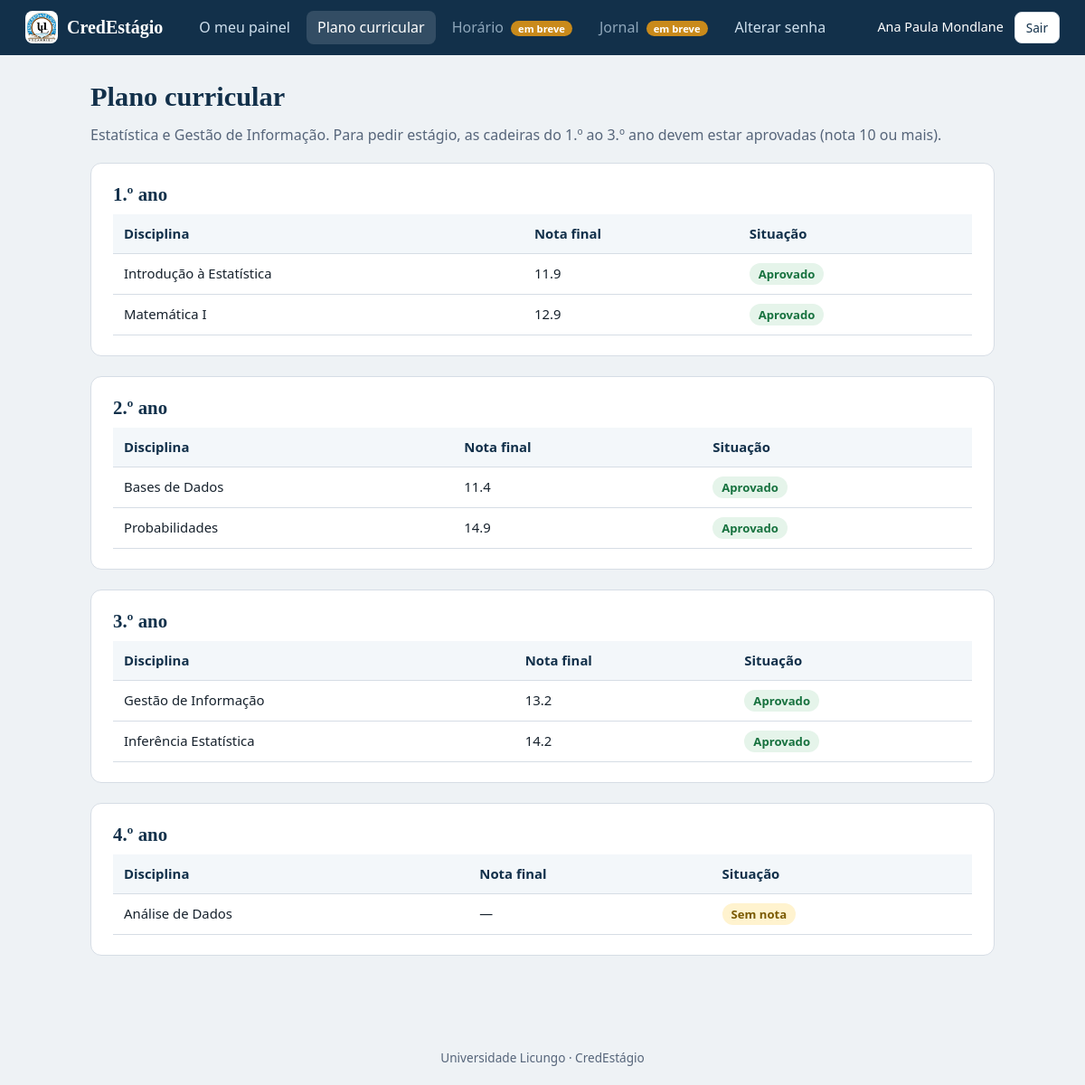
The app's page /aluno/curricular.php (signed in) with its own data.
### tables this page shows
CREATE TABLE estudantes (
  id INT AUTO_INCREMENT PRIMARY KEY,
  numero VARCHAR(30) NOT NULL UNIQUE,
  nome VARCHAR(120) NOT NULL,
  nome_pai VARCHAR(120) NULL,
  nome_mae VARCHAR(120) NULL,
  bi VARCHAR(30) NULL,
  bi_emissao VARCHAR(120) NULL,
  contacto VARCHAR(30) NULL,
  email VARCHAR(120) NULL,
  curso_id INT NOT NULL,
  ano TINYINT NOT NULL,
  regime ENUM('Laboral','Pós-laboral') NOT NULL DEFAULT 'Laboral',
  financeiro ENUM('Regularizada','Em dívida') NOT NULL DEFAULT 'Regularizada',
  senha_hash VARCHAR(255) NOT NULL,
  trocar_senha TINYINT(1) NOT NULL DEFAULT 0,
  criado_em TIMESTAMP DEFAULT CURRENT_TIMESTAMP,
  FOREIGN KEY (curso_id) REFERENCES cursos(id)
);

CREATE TABLE cursos (
  id INT AUTO_INCREMENT PRIMARY KEY,
  nome VARCHAR(120) NOT NULL UNIQUE,
  faculdade VARCHAR(120) NOT NULL,
  departamento_id INT NOT NULL,
  FOREIGN KEY (departamento_id) REFERENCES departamentos(id)
);

CREATE TABLE notas (
  id INT AUTO_INCREMENT PRIMARY KEY,
  estudante_id INT NOT NULL,
  disciplina_id INT NOT NULL,
  nota DECIMAL(3,1) NOT NULL,
  UNIQUE KEY uk_nota (estudante_id, disciplina_id),
  FOREIGN KEY (estudante_id) REFERENCES estudantes(id) ON DELETE CASCADE,
  FOREIGN KEY (disciplina_id) REFERENCES disciplinas(id) ON DELETE CASCADE
);

CREATE TABLE disciplinas (
  id INT AUTO_INCREMENT PRIMARY KEY,
  curso_id INT NOT NULL,
  ano TINYINT NOT NULL,
  nome VARCHAR(120) NOT NULL,
  FOREIGN KEY (curso_id) REFERENCES cursos(id) ON DELETE CASCADE
);

### inc/bootstrap.php (called while the page is built, shortened)
<?php
function db(): PDO {
    static $pdo = null;
    if (!$pdo) {
        try {
            $pdo = new PDO('mysql:host=' . DB_HOST . ';dbname=' . DB_NAME . ';charset=utf8mb4', DB_USER, DB_PASS, [
                PDO::ATTR_ERRMODE => PDO::ERRMODE_EXCEPTION,
                PDO::ATTR_DEFAULT_FETCH_MODE => PDO::FETCH_ASSOC,
                PDO::ATTR_EMULATE_PREPARES => false,
            ]);
            $pdo->exec("SET time_zone = '+02:00'");
        } catch (PDOException) {
            http_response_code(500);
            exit('Não foi possível ligar à base de dados. Verifique o ficheiro config.php.');
        }
    }
    return $pdo;
}
function e(mixed $v): string { return htmlspecialchars((string) $v, ENT_QUOTES, 'UTF-8'); }
function url(string $p): string { return BASE_URL . $p; }
function utilizador(): ?array {
    $u = null;
    if (isset($_SESSION['papel'], $_SESSION['uid'])) {
        $sql = $_SESSION['papel'] === 'admin'
            ? 'SELECT a.id, a.nome, a.usuario, a.departamento_id, a.trocar_senha, d.nome AS departamento FROM administradores a LEFT JOIN departamentos d ON d.id = a.departamento_id WHERE a.id = ?'
            : 'SELECT e.*, c.nome AS curso, c.faculdade, d.id AS dep_id, d.nome AS departamento, d.chefe_nome, d.assinatura FROM estudantes e JOIN cursos c ON c.id = e.curso_id JOIN departamentos d ON d.id = c.departamento_id WHERE e.id = ?';
        $st = db()->prepare($sql); $st->execute([$_SESSION['uid']]);
        $u = $st->fetch() ?: null;
    }
    return $u;
}
function exigir(string $papel): array {
    $u = utilizador();
    return $u;
}
function consulta(string $sql, array $par = []): array { $st = db()->prepare($sql); $st->execute($par); return $st->fetchAll(); }

### aluno/curricular.php (the view, shortened to what this page needs)
<?php
require_once __DIR__ . '/../inc/bootstrap.php';
require_once __DIR__ . '/../inc/layout.php';
$u = exigir('estudante');
$rows = consulta('SELECT d.ano, d.nome, n.nota FROM disciplinas d LEFT JOIN notas n ON n.disciplina_id = d.id AND n.estudante_id = ? WHERE d.curso_id = ? ORDER BY d.ano, d.nome', [$u['id'], $u['curso_id']]);
$porAno = []; foreach ($rows as $r) $porAno[$r['ano']][] = $r;
topo('Plano curricular', $u, nav_aluno(), 'c');
?>
<h1>Plano curricular</h1>
<p class="sub"><?= e($u['curso']) ?>. Para pedir estágio, as cadeiras do 1.º ao 3.º ano devem estar aprovadas (nota 10 ou mais).</p>
<?php foreach ($porAno as $ano => $lista): ?>
<section class="card"><h2><?= (int) $ano ?>.º ano</h2><div class="tabela"><table>
  <tr><th>Disciplina</th><th>Nota final</th><th>Situação</th></tr>
  <?php foreach ($lista as $d): ?><tr><td><?= e($d['nome']) ?></td><td><?= $d['nota'] === null ? '—' : e(number_format((float) $d['nota'], 1)) ?></td>
    <td><?php if ($d['nota'] === null): ?><span class="tag Pendente">Sem nota</span><?php elseif ($d['nota'] >= 10): ?><span class="tag Aprovado">Aprovado</span><?php else: ?><span class="tag Rejeitado">Reprovado</span><?php endif; ?></td></tr><?php endforeach; ?>
</table></div></section>
<?php endforeach; rodape();

### inc/layout.php (shortened to what this page needs)
<?php
function topo(string $titulo, ?array $u = null, array $nav = [], string $ativo = ''): void { ?>
<!DOCTYPE html>
<html lang="pt-MZ">
<head>
<link rel="stylesheet" href="<?= url('/assets/style.css') ?>">
</head>
<body>
<?php if ($u): ?>
<header class="topo">
  <div class="marca"><img class="logo-mini" src="<?= url('/assets/logo.png') ?>" alt=""><?= APP_NOME ?></div>
  <nav aria-label="Principal">
    <?php foreach ($nav as $k => [$href, $rot]): ?>
      <?php if ($href === null): ?>
        <span class="em-breve" aria-disabled="true"><?= e($rot) ?> <small>em breve</small></span>
      <?php elseif (str_starts_with($href, 'http')): ?>
        <a href="<?= e($href) ?>" target="_blank" rel="noopener noreferrer"><?= e($rot) ?><span class="sr-only"> (abre noutro separador)</span></a>
      <?php else: ?>
        <a href="<?= url($href) ?>"<?= $k === $ativo ? ' aria-current="page"' : '' ?>><?= e($rot) ?></a>
      <?php endif; ?>
    <?php endforeach; ?>
  </nav>
  <div class="user"><span><?= e($u['nome']) ?></span><a class="btn sec peq" href="<?= url('/logout.php') ?>">Sair</a></div>
</header>
<?php endif; ?>
<main id="conteudo"<?= $u ? ' class="wrap"' : '' ?>>
<?php if ($f = flash()): ?><div class="aviso <?= e($f[0]) ?>" role="status"><?= e($f[1]) ?></div><?php endif;
}
function rodape(array $scripts = []): void { ?>
</main>
<footer class="rod"><?= INSTITUICAO ?> · <?= APP_NOME ?></footer>
</body>
</html>
<?php }

### assets/style.css (style rules this page uses)
:root { --navy:#12304a;--teal:#1f7a8c;--amber:#c98a1b;--bg:#eef2f5;--card:#fff;--ink:#17222d;--mute:#56657a;--line:#d6dde5;--ok:#17723f;--okbg:#e5f4ea;--bad:#a32920;--badbg:#fbe9e7;--wait:#7a5a00;--waitbg:#fff3cf }
* { box-sizing:border-box }
body { margin:0;font:16px/1.55 system-ui,-apple-system,"Segoe UI",Roboto,sans-serif;background:var(--bg);color:var(--ink) }
h1,h2,h3 { font-family:Georgia,"Times New Roman",serif;color:var(--navy);line-height:1.2;margin:0 0 .4em }
h1 { font-size:1.9rem }
h2 { font-size:1.3rem }
a { color:var(--teal) }
.topo { display:flex;flex-wrap:wrap;align-items:center;gap:12px 28px;background:var(--navy);color:#fff;padding:12px 28px }
.marca { font:700 1.25rem Georgia,serif }
.topo nav { display:flex;gap:6px;flex:1 }
.topo nav a { color:#cfe0ee;text-decoration:none;padding:6px 12px;border-radius:8px }
.topo nav a:hover,.topo nav a[aria-current] { background:rgba(255,255,255,.14);color:#fff }
.user { display:flex;align-items:center;gap:12px;font-size:.9rem }
.wrap { max-width:1040px;margin:0 auto;padding:28px 20px 60px }
.card { background:var(--card);border:1px solid var(--line);border-radius:12px;padding:22px 24px;margin-bottom:22px }
.sub { color:var(--mute);margin:0 0 18px }
.btn { display:inline-block;padding:10px 20px;border:0;border-radius:8px;background:var(--teal);color:#fff;font:600 .95rem inherit;cursor:pointer;text-decoration:none }
.btn.sec { background:#fff;color:var(--navy);border:1.5px solid var(--line) }
.btn.peq { padding:6px 12px;font-size:.85rem }
.tabela { overflow-x:auto }
table { width:100%;border-collapse:collapse;font-size:.93rem }
th,td { padding:10px 12px;text-align:left;border-bottom:1px solid var(--line);vertical-align:top }
th { color:var(--navy);background:#f3f7fa;font-weight:700 }
.tag { display:inline-block;padding:2px 10px;border-radius:20px;font-size:.82rem;font-weight:700 }
.tag.Aprovado,.tag.Regularizada { background:var(--okbg);color:var(--ok) }
.tag.Pendente { background:var(--waitbg);color:var(--wait) }
.rod { text-align:center;color:var(--mute);font-size:.85rem;padding:20px }
.marca { display:flex;align-items:center;gap:10px }
.logo-mini { width:36px;height:36px;object-fit:contain;background:#fff;border-radius:8px;padding:2px }
.em-breve { color:#8fa7bb;padding:6px 12px;cursor:default }
.em-breve small { background:var(--amber);color:#fff;border-radius:20px;padding:1px 8px;font-size:.7rem;font-weight:700;margin-left:4px }

### records on screen
estudantes: nome "Ana Paula Mondlane", curso.nome "Estatística e Gestão de Informação"
notas: disciplina.nome "Introdução à Estatística", nota "11.9", shows "Aprovado"
notas: disciplina.nome "Matemática I", nota "12.9", shows "Aprovado"
notas: disciplina.nome "Bases de Dados", nota "11.4", shows "Aprovado"
notas: disciplina.nome "Probabilidades", nota "14.9", shows "Aprovado"
notas: disciplina.nome "Gestão de Informação", nota "13.2", shows "Aprovado"
notas: disciplina.nome "Inferência Estatística", nota "14.2", shows "Aprovado"
disciplinas: nome "Análise de Dados", shows "Sem nota"

### other values on screen
APP_NOME "CredEstágio"
$rot "O meu painel"
$rot "Plano curricular"
$rot "Horário"
$rot "Jornal"
$rot "Alterar senha"
$ano "1"
$ano "2"
$ano "3"
$ano "4"
INSTITUICAO "Universidade Licungo"
